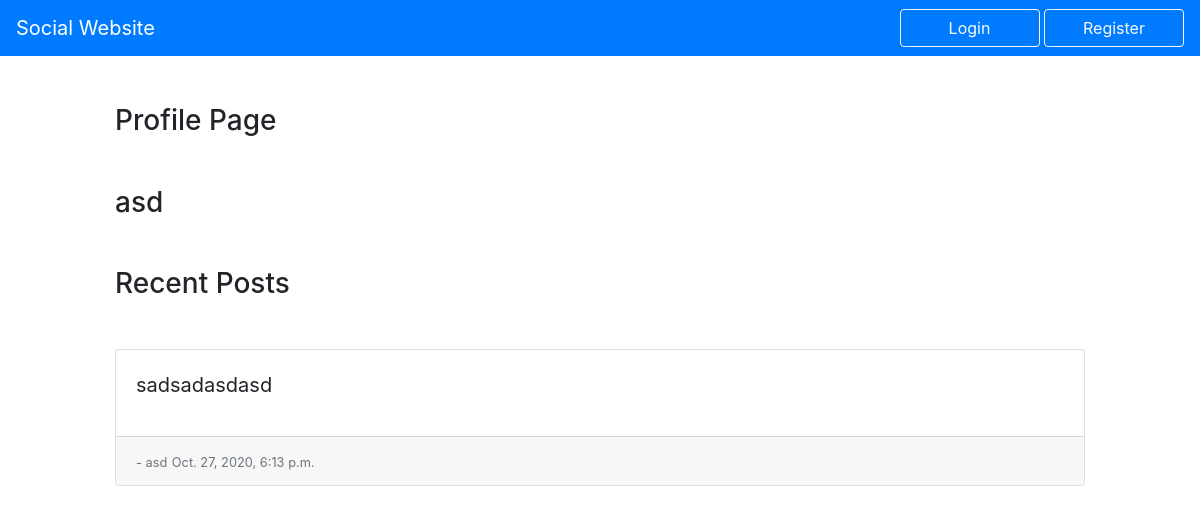
Before: /UserAuth/p/asd with the older database file.
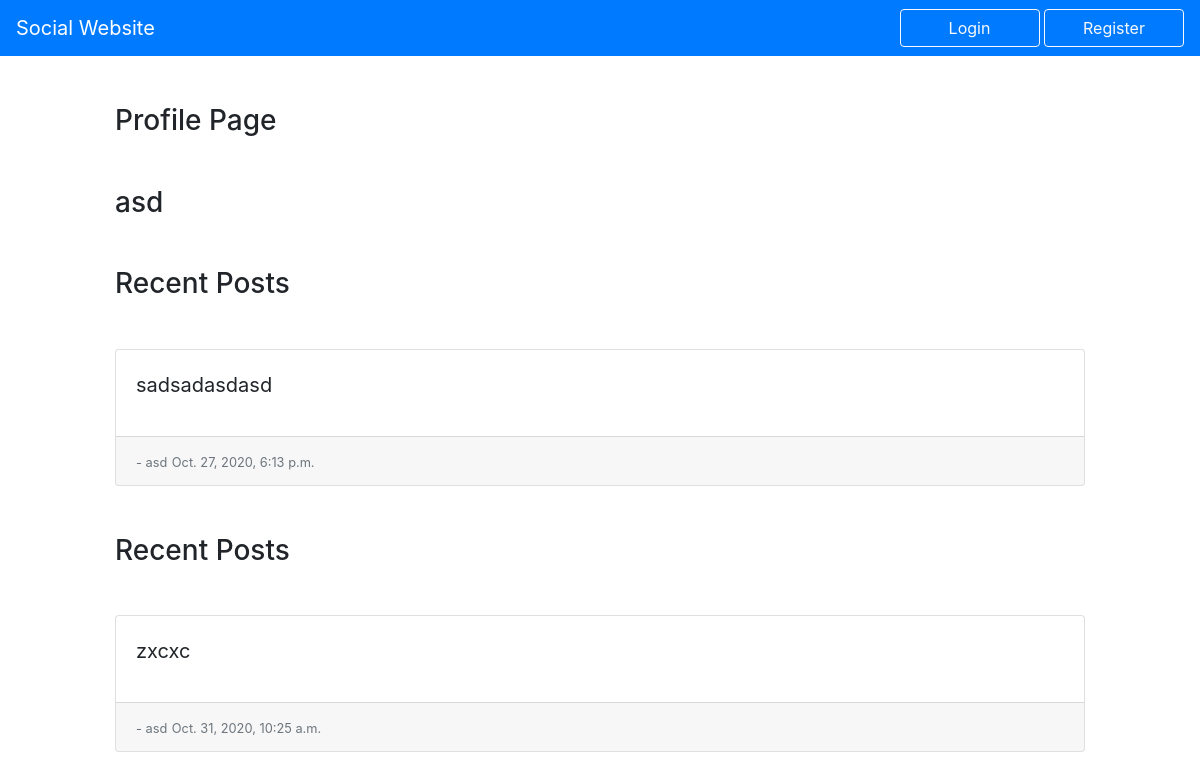
After: the same page with the newer database file.
### UserAuth/models.py (models this page shows, shortened)
class Post(models.Model):
    text = models.CharField(max_length=200)
    created_time = models.DateTimeField('date published')
    is_edited = models.BooleanField(default=False)
    owner = models.ForeignKey(settings.AUTH_USER_MODEL, on_delete=models.CASCADE)
    likes = models.IntegerField(default=0)

### UserAuth/views.py (the view)
# urls.py: path('p/<str:profileName>', views.profile, name='profile'),
def profile(request, profileName):
    try:
        user = User.objects.get(username = profileName)
        postList = Post.objects.filter(owner = user)
        return render(request, 'UserAuth/profile.html', {'profileName': profileName, 'postList': postList})
    except:
        return render(request, 'UserAuth/profile.html', {'profileName': 'Couldnt find the profile'})

### UserAuth/templates/UserAuth/profile.html (shortened to what this page needs)
{% extends "UserAuth/base.html" %}
{% block content %}
    <div class="container-fluid">
        <div class="row justify-content-center">
            <div class="col-10">
                <h3 class="mx-auto my-5">Profile Page</h3>
                <h3 class="mx-auto my-5">{{profileName}}</h3>
                {% for o in postList %}
                    <h3 class="mx-auto my-5">Recent Posts</h3>
                    <div class="card mt-3">
                        <div class="card-body">
                            <blockquote class="blockquote mb-0">
                            <p>{{o.text}}</p>
                            </blockquote>
                        </div>
                        <div class="card-footer">
                            <a href="{% url 'UserAuth:profile' o.owner.username %}"><small class="text-muted">- {{o.owner}}</small></a>
                            <small class="text-muted"> {{o.created_time}}</small>
                        </div>
                    </div>
                {% endfor %}
            </div>
        </div>
    </div>
{% endblock content %}

Changed rows visible on the page:
added Post: text "zxcxc", owner "asd", created_time "Oct. 31, 2020, 10:25 a.m."
